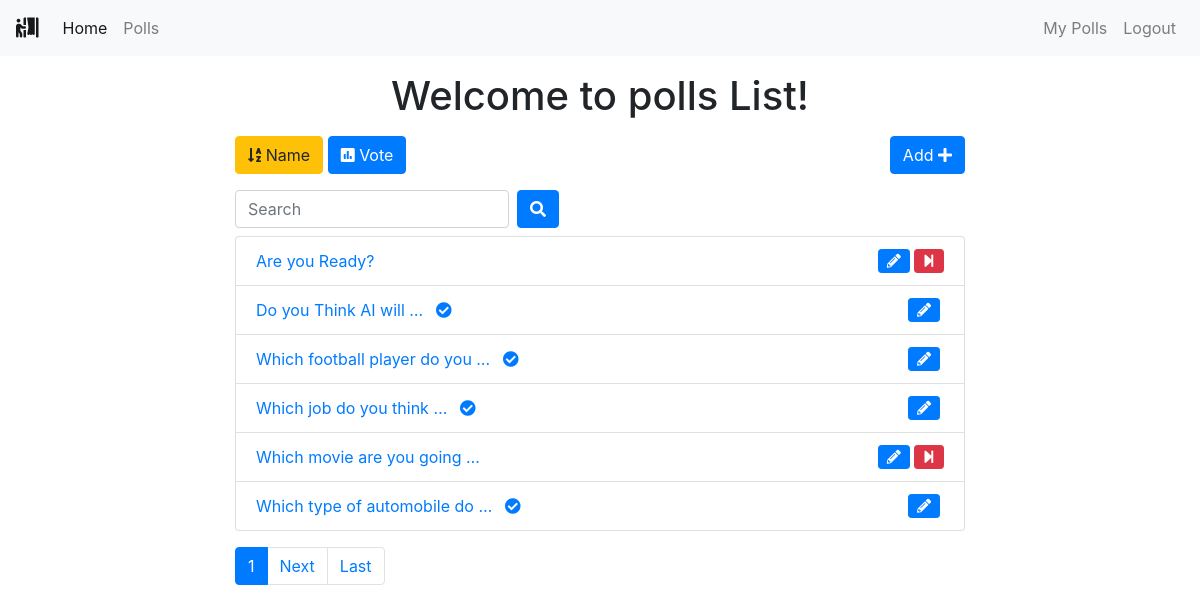
Screenshot of /polls/list/?name=True (signed in) with the database file from the repository.
### polls/models.py (models this page shows, shortened)
class Poll(models.Model):
    owner = models.ForeignKey(User, on_delete=models.CASCADE)
    text = models.TextField()
    pub_date = models.DateTimeField(default=timezone.now)
    active = models.BooleanField(default=True)

### polls/views.py (the view)
# urls.py: path('list/', views.polls_list, name='list'),
@login_required()
def polls_list(request):
    all_polls = Poll.objects.all()
    search_term = ''
    if 'name' in request.GET:
        all_polls = all_polls.order_by('text')
    if 'date' in request.GET:
        all_polls = all_polls.order_by('pub_date')
    if 'vote' in request.GET:
        all_polls = all_polls.annotate(Count('vote')).order_by('vote__count')
    if 'search' in request.GET:
        search_term = request.GET['search']
        all_polls = all_polls.filter(text__icontains=search_term)
    paginator = Paginator(all_polls, 6)  # Show 6 contacts per page
    page = request.GET.get('page')
    polls = paginator.get_page(page)
    get_dict_copy = request.GET.copy()
    params = get_dict_copy.pop('page', True) and get_dict_copy.urlencode()
    print(params)
    context = {
        'polls': polls,
        'params': params,
        'search_term': search_term,
    }
    return render(request, 'polls/polls_list.html', context)

### polls/templates/polls/polls_list.html (shortened to what this page needs)
{% extends 'base.html' %}
{% block content %}
<div class="container">
    <div class="row">
        <div class="col-md-8 offset-sm-2">
            <h1 class="text-center mt-3 mb-3">Welcome to polls List!</h1>
            <a class="btn btn-{% if 'name' in request.GET %}warning{% else %}primary{% endif %} mb-3" href="?name=True"
                role="button"><i class="fas fa-sort-alpha-down"></i>
                Name</a>
            <a class="btn btn-{% if 'vote' in request.GET %}warning{% else %}primary{% endif %} mb-3" href="?vote=True"
                role="button"><i class="fas fa-poll"></i> Vote</a>
            <a class="btn btn-primary mb-3 float-right" href="{% url 'polls:add' %}" role="button">Add <i class="fas fa-plus"></i></a>
            <form class="form-inline">
                <div class="form-group mr-sm-2 mb-2">
                    <input type="search" class="form-control" name="search" placeholder="Search" value={{ search_term }}>
                </div>
                <button type="submit" class="btn btn-primary mb-2"><i class="fas fa-search"></i></button>
            </form>
            <ul class="list-group">
                {% for poll in polls %}
                <li class="list-group-item"><a href="{% url 'polls:detail' poll.id %}">{{ poll.text|truncatewords:5 }}
                        {% if not poll.active%}
                        <i class="fas fa-check-circle ml-2"></i>
                        {% endif %}
                    </a>
                    {% if request.user == poll.owner %}
                    {% if poll.active %}
                    <a href="{% url 'polls:end_poll' poll.id %}" data-toggle="tooltip" data-placement="top" title="End Poll"
                        onclick="return confirm('Are you sure ?')"><i class="fas fa-step-forward float-right btn btn-danger btn-sm"></i></a>
                    {% endif %}
                    <a href="{% url 'polls:edit' poll.id %}" class="mr-3" data-toggle="tooltip" data-placement="top"
                        title="Edit Poll"><i class="fas fa-pencil-alt float-right btn btn-primary btn-sm mr-1"></i></a>
                    {% endif %}
                </li>
                {% endfor %}
            </ul>
            <nav class="mt-3">
                <ul class="pagination">
                    <li class="page-item active"><a class="page-link" href="">{{ polls.number }}</a></li>
                    {% if polls.has_next %}
                    <li class="page-item"><a class="page-link" href="?page={{ polls.next_page_number }}&{{ params }}">Next</a></li>
                    <li class="page-item"><a class="page-link" href="?page={{ polls.paginator.num_pages }}&{{ params }}">Last</a></li>
                    {% endif %}
                </ul>
            </nav>
        </div>
    </div>
</div>
{% endblock content %}

### rows the page displays
Poll: text "Are you Ready?", active True (drawn)
Poll: text "Do you Think AI will …", active False (drawn)
Poll: text "Which football player do you …", active False (drawn)
Poll: text "Which job do you think …", active False (drawn)
Poll: text "Which movie are you going …", active True (drawn)
Poll: text "Which type of automobile do …", active False (drawn)

### other values shown
{{ polls.number }} "1"
